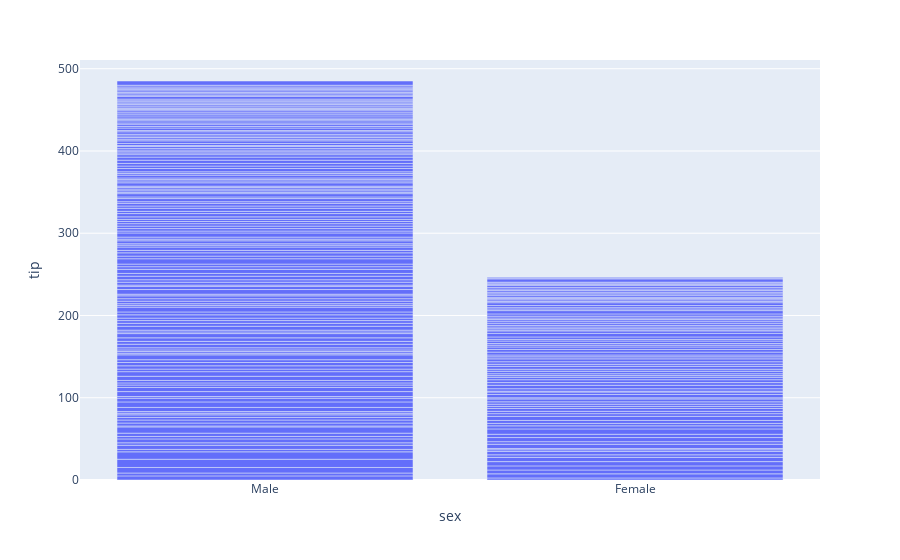

Source (notebook cell):
### Code cell
px.bar(tips,'sex','tip')

### Figure 1 — Plotly figure (JSON) as saved in the notebook; plotly's stock layout.template omitted (floating-point values rounded to 4 significant figures; data arrays with more than 128 entries replaced by an {"elided": "..."} marker saying what was removed)
{"data": [{"alignmentgroup": "True", "hovertemplate": "sex=%{x}<br>tip=%{y}<extra></extra>", "legendgroup": "", "marker": {"color": "#636efa", "pattern": {"shape": ""}}, "name": "", "offsetgroup": "", "orientation": "v", "showlegend": false, "textposition": "auto", "type": "bar", "x": {"elided": "244 str values"}, "xaxis": "x", "y": {"elided": "244 float values"}, "yaxis": "y"}], "layout": {"barmode": "relative", "legend": {"tracegroupgap": 0}, "margin": {"t": 60}, "xaxis": {"anchor": "y", "domain": [0, 1], "title": {"text": "sex"}}, "yaxis": {"anchor": "x", "domain": [0, 1], "title": {"text": "tip"}}}}
